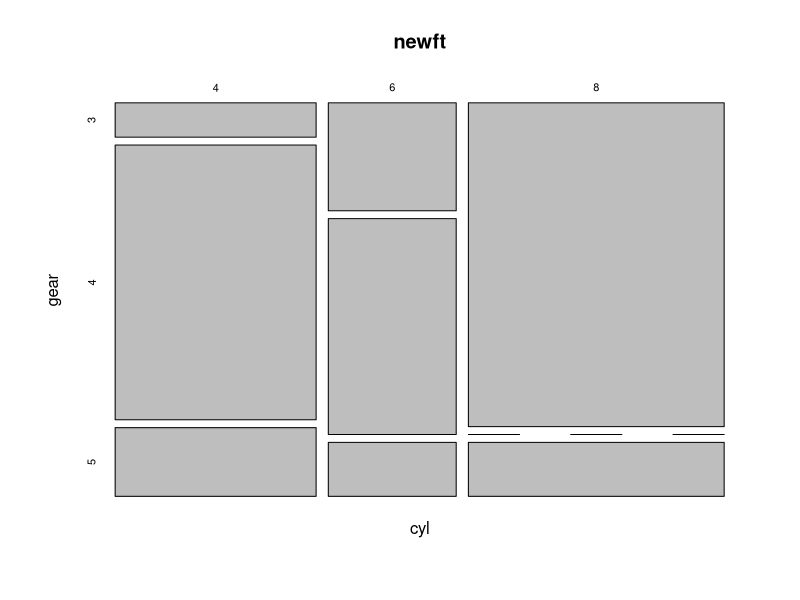
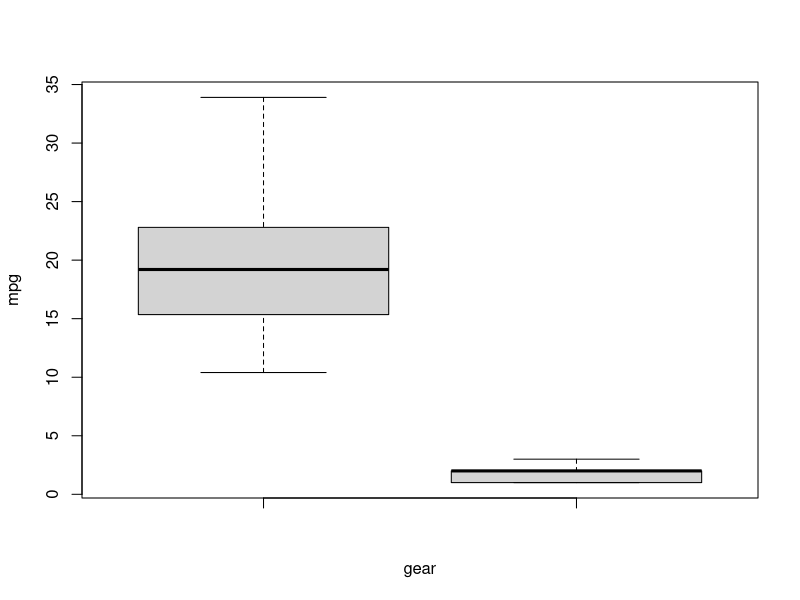
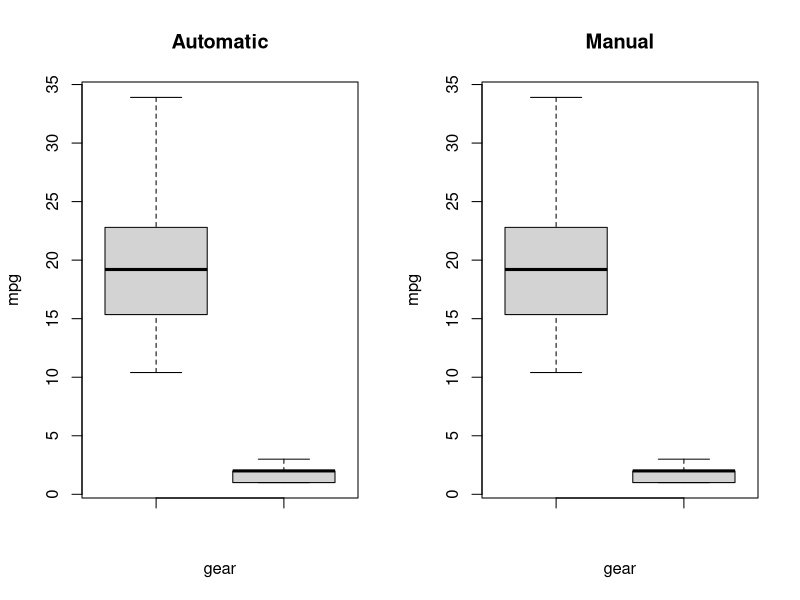
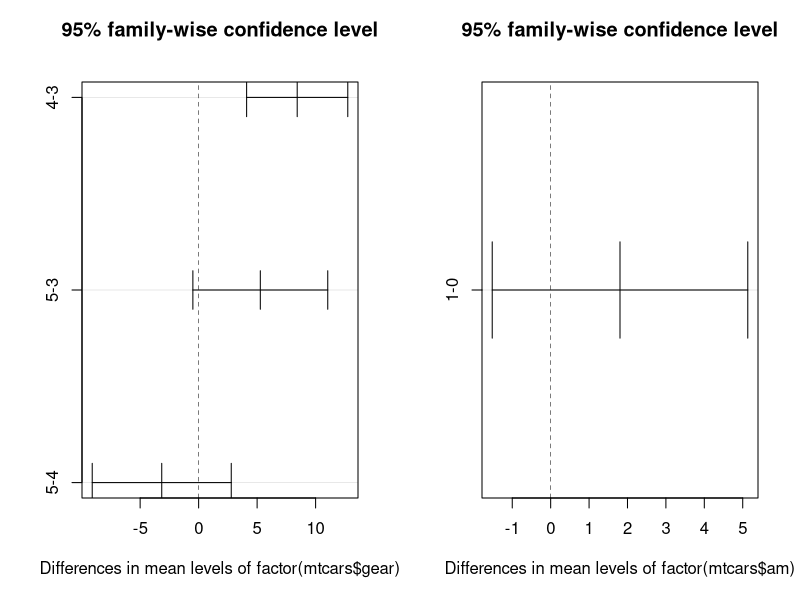

Write R code to recreate these figures, in order.
#AUTHOR : Lovenish Gaur

#HYPOTHESIS TESTING
#   A claim or statement about a parameter of a population.
#   Each hypothesis implies it's contradiction or alternative hypothesis.
#   It is either true or false
#   It can be rejected on the basis of trial testimony, evidence and sample data.

#1. NULL HYPOTHESIS
#   IT IS THE FIRST STEP IN HYPOTHESIS TESTING
#   H0: the null hypothesis;
#   IS USUALLY A HYPOTHEISIS OF "NO DIFFERENCE"
#   IS PERFORMED FOR 2 POSSIBLE REJECTION UNDER A TRUE ASSUMPTION.
#   IT IS HELD TRUE UNLESS SOME TEST RESULT IN IT'S REJECTION


#ALTERNATE HYPOTHESIS
#   COMPLEMENTARY TO NULL HYPOTHESIS
#   H1: the alternate hypothesis.
#   USED TO DECIDE WHETHER TO EMPLOY A SINGLE TAILED TEST OT TWO TAILED TEST.

#Hypothesis testing is formulated in terms of two hypotheses:
#   The hypothesis we want to test is if H1 is “likely” true.
#   So, there are two possible outcomes:
#    -> Reject H0 and accept H1 because of sufficient evidence in
#       the sample in favor or H1;
#    -> Do not reject H0 because of insufficient evidence to
#       support H1.

#   Note that failure to reject H0 does not mean the null
#   hypothesis is true. There is no formal outcome that says
#   “accept H0.” It only means that we do not have sufficient
#   evidence to support H1.

# ERROR IN SAMPLING
#   THE SAMPLING THEORY DRAWS ALID INFERENCES BOUT THE POPULATION PARAMETER 
#   ON THE BASIS OF SAMPLE RESULTS. IN PRACTICE, A LOT IS ACCEPTED OR REJECTED 
#   AFTER EXAMINING THE SAMPLE. Because we are making a decision based on a finite sample,


# TYPES OF ERROR 
#   The acceptance of H1 when H0 is true is called a Type I error.
#   The probability of committing a type I error is called the level
#   of significance and is denoted by α.
#   The lower significance level α, the less likely we are to commit
#   a type I error. Generally, we would like small values of α;
#   typically, 0.05 or smaller.

#   Failure to reject H0 when H1 is true is called a Type II error.
#   The probability of committing a type II error is denoted by β.
#   It is impossible to compute β unless we have a specific
#   alternate hypothesis.

# TYPES OF HYPOTHESIS TESTING
#   ONE TAILED
#       RIGHT TAILED
#       LEFT TAILED
#   TWO TALIED


# Steps of Hypothesis testing 
#   Set hypothesis and determine the level of significance
#       setup null hypothesis H0 from population parameter
#       setup alternate hypothesis H1
#       setup appropriate significance level.

# Compute test statistics


#*******************************************************************************
# Question : A chips company claims that maximum saturated fat content in the chips packet
# is 2 grams with std of .25.
# A test on a sample of 35 packets reveal that mean saturated fat is 2.1 grams
# Should the claims of Chips company be rejected.


#STEP1
# setup null hypothesis and Alternate hypothesis
#H0 : mu <= 2 : null hypothesis
#H1 : mu > 2 : Alternate hypothesis : upper tailed test.

#level of significance
alpha = .05

#STEP 2: compute the statistics
#Alternate hypothesis

#sample size is more than 30 so we need to calculate z statistics.
mu = 2 #population mean
xbar = 2.1 #sample mean
sigma = .25 #Population standard deviation
n = 35 # sample size
SE = sigma/sqrt(n) # sample standard deviation
z = (xbar - mu)/SE # z score
z

#STEP 3 : Compute the critical value for significance level =.05 or confidence interval = 95%
zalpha = qnorm(1 - alpha)
zalpha # critical value for 95% confidence interval


# STEP 4 : Compare the test statistics with critical value and conclude the test
#   Decision
#   if | z |  < zalpha ,z is of significant nd the null hypothesis  may, therefore be accepted.
#   if | z |  >= zalpha , z is significant and the null hypothesis will be rejected

z > zalpha
#conclusion
# with 95% confidence he claim that of at most 2 grams of saturated fat 
#in chips packet should be rejected. 

#*******************************************************************************


# Critical Values
# Determine the critical values zaplha of the test based on level of significance alpha
# Upper Tailed test
qnorm(0.90 , mean = 0, sd = 1 , lower.tail = TRUE)
qnorm(0.95 , mean = 0, sd = 1 , lower.tail = TRUE)
qnorm(0.99 , mean = 0, sd = 1 , lower.tail = TRUE)

# lower tailed test
qnorm(0.90 , mean = 0, sd = 1 , lower.tail = FALSE)
qnorm(0.95 , mean = 0, sd = 1 , lower.tail = FALSE)
qnorm(0.99 , mean = 0, sd = 1 , lower.tail = FALSE)

#*******************************************************************************

#HYPOTHESIS FOR POPULATION MEAN 

# If population mean is known, and population standard deviation is also known then we take Z statistics
# If population mean is known, and population standard deviation is unknown then we take t statistics

# Question : An automatic machine fills an aerated drink in 2000cc bottles. A tester needs
#       to test H0 that the average mount being filled in  bottle is atleast 2000cc.
#       He selects a random ample of 40 bottles and record the exact content of the bottles.
#       and found the sample mean to be 1999.6cc
#   Consider the population standard deviation as 1.30 cc.
#  We need to test the null hypothesis at the significance level of 5%.

# SOLUTION
# Step 1 :State the hypothesis.
# H0 :  mu >= 2000
# H1 : mu < 2000
# alpha = .05
# n = 40

# Step 2 : since the sample size s greater then 30 we need to calculate Z-statistics

mu = 2000
xbar = 1999.6
sigma = 1.30
alpha = .05
n = 40
SE = sigma/sqrt(n)
z = (xbar - mu)/SE

# step 3 : Calculate the critical value

zalpha = qnorm(1 - alpha, lower.tail = FALSE)
zalpha

#STEP 4 : Conclusion
p <- (zalpha > z) # the null hypothesis is rejected.
p

#*******************************************************************************

# Two Tailed test
# QUESTION : Suppose the mean weight of king penguins found in Antartica colony last year
#           was 15.4 Kg. In a sample of 35 penguins sametime this year in the same colony
#           the mean penguin weight is 14.6 Kg. Asssume the population standard deviation
#           is 2.5 Kg. At .05 significance level, Can we reject the null hypothesis hat the
#           mean penguin weight does not differ from last year.

# SOLUTION
# Step 1 :State the hypothesis.
# H0 :  mu = 15.4
# H1 : xbar = 14.6
# sigma = 2.5
# alpha = .05
# n = 35

# Step 2 : since the sample size is greater then 30 we need to calculate Z-statistics

mu = 15.4
xbar = 14.6
sigma = 2.5
alpha = .05 # significance level
n = 35
SE = sigma/sqrt(n)
z = (xbar - mu)/SE

# step 3 : Calculate the z critical value

zalpha = qnorm(1 - alpha/2)
zalpha

#STEP 4 : Conclusion
#since the value of z falls between (-zalpha, zalpha), which is our confidence interval so we  cannot reject the null hypothesis.


#*******************************************************************************


# Question : A high school athletic director is asked if football players are doing well
# academically as other student athletes. We know from a previous study that average GPA for 
# the student athlete is 3.10.After an initiative to help improve the GPA of student athlete
# the athletic director randomly samples 20 football players  finds that the average GPA of the 
# sample is 3.18 with a sample standard deviation of .54 . is there any significant improvement
# use a significance level of .05.

# SOLUTION
# Step 1 :State the hypothesis.
# H0 :  mu = 3.10
# H1 : xbar = 3.18
# sigma = 0.54
# alpha = .05
# n = 20

# Step 2 : since the sample size is less then 30 we need to calculate t-statistics

mu = 3.10
xbar = 3.18
sigma = .54
alpha = .05 # significance level
n = 20
SE = sigma/sqrt(n)
t = (xbar - mu)/SE

# step 3 : Calculate the t critical value

talpha = qt(1 - (alpha/2),19)
talpha

#STEP 4 : Conclusion

#*******************************************************************************

#Confidence interval

# How to calculate confidence interval.
# We need to use the below formula 
# CI = xbar ± talpha(s/sqrt(n))

CI = xbar - (talpha*(sigma/sqrt(n)))
CI

#*******************************************************************************

#HYPOTHESIS FOR POPULATION PROPORTION

# If the population mean is given s proportion(p) or percentage then we have to use this Hypothesis test

# If population mean is known, and population standard deviation is also known then we take Z statistics
# If population mean is known, and population standard deviation is unknown then we take t statistics

# The objective is to test the hypothesis that compares he population proportion of interest with a specified value

# In population proportion the standard deviation formula is 
#  SE = sqrt(p*(1-p)/n)

#*******************************************************************************

# QUESTION : The manager consider random sample of 200 consumers, which shows the acceptance
#       rate as 32 % assuming the level of significance a of .05 , let's perform the hypothesis
#       testing o conclude an action.

# SOLUTION
# Step 1 :State the hypothesis.
# H0 :  P <= .3
# H1 : p > .3
# sigma = 0.54
# alpha = .05
# n = 200

# Step 2 : since the sample size is greater then 30 we need to calculate z-statistics

p = .32
P = .30
n = 200
alpha = .05
SE = sqrt(P*(1-P)/n)

z = (p - P)/SE
z

# step 3 : Calculate the z critical value

zalpha = qnorm(1 - alpha, lower.tail = TRUE)
zalpha

#*******************************************************************************


# P-value approach
# in the place of critical value we calculate P value using pnorm() function which gives us probability value
# If P <= alpha , reject the null hypothesis, otherwise do not reject the null hypothesis.



#  Question : Suppose that the chocolate wrapper states that there is at most 4 grams
#   of saturated fat in a single chocolate . In a sample of 70 chocolates, it is found 
#   that the mean amount of saturated fat per chocolate is 4.2 gram

# Assume the population standard deviation is .50 grams.At .05 significance level,
# can we reject the claim on wrapper?

# SOLUTION
# Step 1 :State the hypothesis.
# H0 :  mu <= 4
# H1 : xbar = 4.2

mu = 4
xbar = 4.2
alpha = .05
n = 70
sigma = .50
SE = sigma/sqrt(n)
z = (xbar - mu)/SE
pval = pnorm(z, lower.tail = FALSE) 
pval


#*******************************************************************************

#HYPOTHESIS FOR POPULATION VARIANCE

# This can be performed using below two methods
#   1. Chi-square test
#   2. ANOVA

# This is used to determine if there is significant mount of association between.
# 1. Two categorical variable (Chi-square test).
# 2. One categorical nd one numerical variable (ANOVA) from a single population

# CHI - SQUARE TEST
# If we want to check whether some categorical variable has effect on some other categorical variable we perform Chi-square test.
# Chi-square test test gives us a "p-value" or "probability number" which helps us make a decision
# It's a non parametric test as there is no assumption that the data follows  specific distribution (like normal distribution). 

# Null hypothesis (H0): variable A and B are independent
# Alternate Hypothesis (H1) : variable A and B are not independent

# Formula for chi square
# chi-square = sum(square(O-E))/E
# O : observed(Actual) value
# E : expected value

# if p < 0.05 : Variables are not independent , they have strong association.
# if p >= 0.05 : the variables are independent


#*******************************************************************************
# Question : Gender and Preference to taking pet V1 = dog and V2 = Cat

# Solution:
# STEP 1 : SET UP HYPOTHESIS
# Null hypothesis : Gender and preference of pet is independent.
# Alternate Hypothesis : Gender and preference of pet is not independent.

data <- matrix(c(207,231,282,242), nrow = 2, ncol = 2)
data

# STEP 2 :calculate the test statistics
p = chisq.test(data)

# STEP 3 : Calculate the critical value
# for significance level of .05 the critical value is .05

# STEP 4 :Compare the test statistics and critical values 
# Since p < .05 we can reject the null hypothesis

#*******************************************************************************
str(mtcars)
cyl <- as.factor(mtcars$cyl)
gear<- as.factor(mtcars$gear)
newft <- table(cyl,gear)
newft
mosaicplot(newft)
chisq.test(newft)

#*******************************************************************************

# TYPES OF CHISQUARE TEST
# 1. Test for independence( Two way chi-square test) : to determine association between two categorical variables
# 2. Test fo goodness of fit( One way chi-square test) : to check observed frequency distribution differ from the expected frequency distribution

#*******************************************************************************


# ANOVA : ANALYSIS OF VARIANCE
# Investigates the relation between categorical variable d continuous variable.
# Determine if the mean of several groups are equal.

# Null hypothesis (H0): All population mean are equal
# Alternate Hypothesis (H1) : Atleast one population mean is different from the rest.

# TYPES OF ANOVA
# 1. One way ANOVA - One categorical variable
# 2. Two way ANOVA - two categorical variable

# ANOVA  test the variability between groups to the variability within gropus.
# we need to calculate F ratio.
# F Ratio = Mean between groups sum of squares/ mean within groups sum of squares

# If F ratio > 1 : Variables are not independent, large F ratio indicates they have strong association.
# If F ratio < 1 : Variables are independent , they don't have any association.

#*******************************************************************************
# One way anova
# Question :

boxplot(mtcars$mpg, factor(mtcars$gear),xlab = "gear",ylab = "mpg")

# Ho : There is no difference in avg mpg for different gear.
# H1 : Not all means are equal.

mtcars.aov <- aov(mtcars$mpg~factor(mtcars$gear))
summary(mtcars.aov)

# Since p value is less than .05 it means the gear and mpg have strong association.

#*******************************************************************************
# Two way anova
par(mfrow = c(1,2))
boxplot(mtcars$mpg, factor(mtcars$gear), subset = (mtcars$am == 0),xlab = "gear",ylab = "mpg", main = "Automatic")
boxplot(mtcars$mpg, factor(mtcars$gear),subset= (mtcars$am == 1),xlab = "gear",ylab = "mpg", main = "Manual")


mtcars.aov <- aov(mtcars$mpg~factor(mtcars$gear)*factor(mtcars$am))
summary(mtcars.aov)



#POST HOC TEST
TukeyHSD(mtcars.aov)
plot(TukeyHSD(mtcars.aov))

